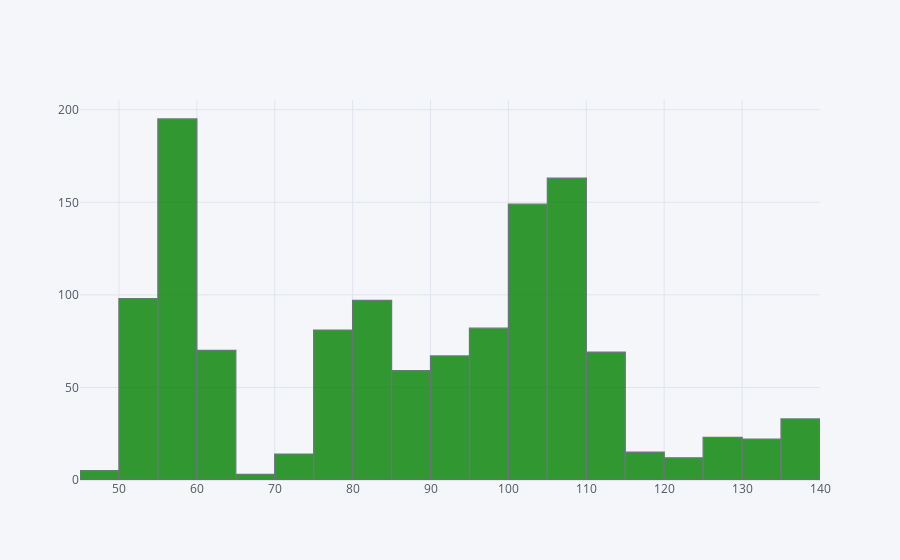

Source (notebook cell):
### Code cell
JPM['Close'].iplot(kind='hist', color='green')

### Figure 1 — Plotly figure (JSON) as saved in the notebook; plotly's stock layout.template omitted (floating-point values rounded to 4 significant figures; data arrays with more than 128 entries replaced by an {"elided": "..."} marker saying what was removed)
{"data": [{"histfunc": "count", "histnorm": "", "marker": {"color": "rgba(0, 128, 0, 1.0)", "line": {"color": "#4D5663", "width": 1.3}}, "name": "Close", "opacity": 0.8, "orientation": "v", "type": "histogram", "x": {"elided": "1257 float values"}}], "layout": {"barmode": "overlay", "legend": {"bgcolor": "#F5F6F9", "font": {"color": "#4D5663"}}, "paper_bgcolor": "#F5F6F9", "plot_bgcolor": "#F5F6F9", "title": {"font": {"color": "#4D5663"}}, "xaxis": {"gridcolor": "#E1E5ED", "showgrid": true, "tickfont": {"color": "#4D5663"}, "title": {"font": {"color": "#4D5663"}, "text": ""}, "zerolinecolor": "#E1E5ED"}, "yaxis": {"gridcolor": "#E1E5ED", "showgrid": true, "tickfont": {"color": "#4D5663"}, "title": {"font": {"color": "#4D5663"}, "text": ""}, "zerolinecolor": "#E1E5ED"}}}
